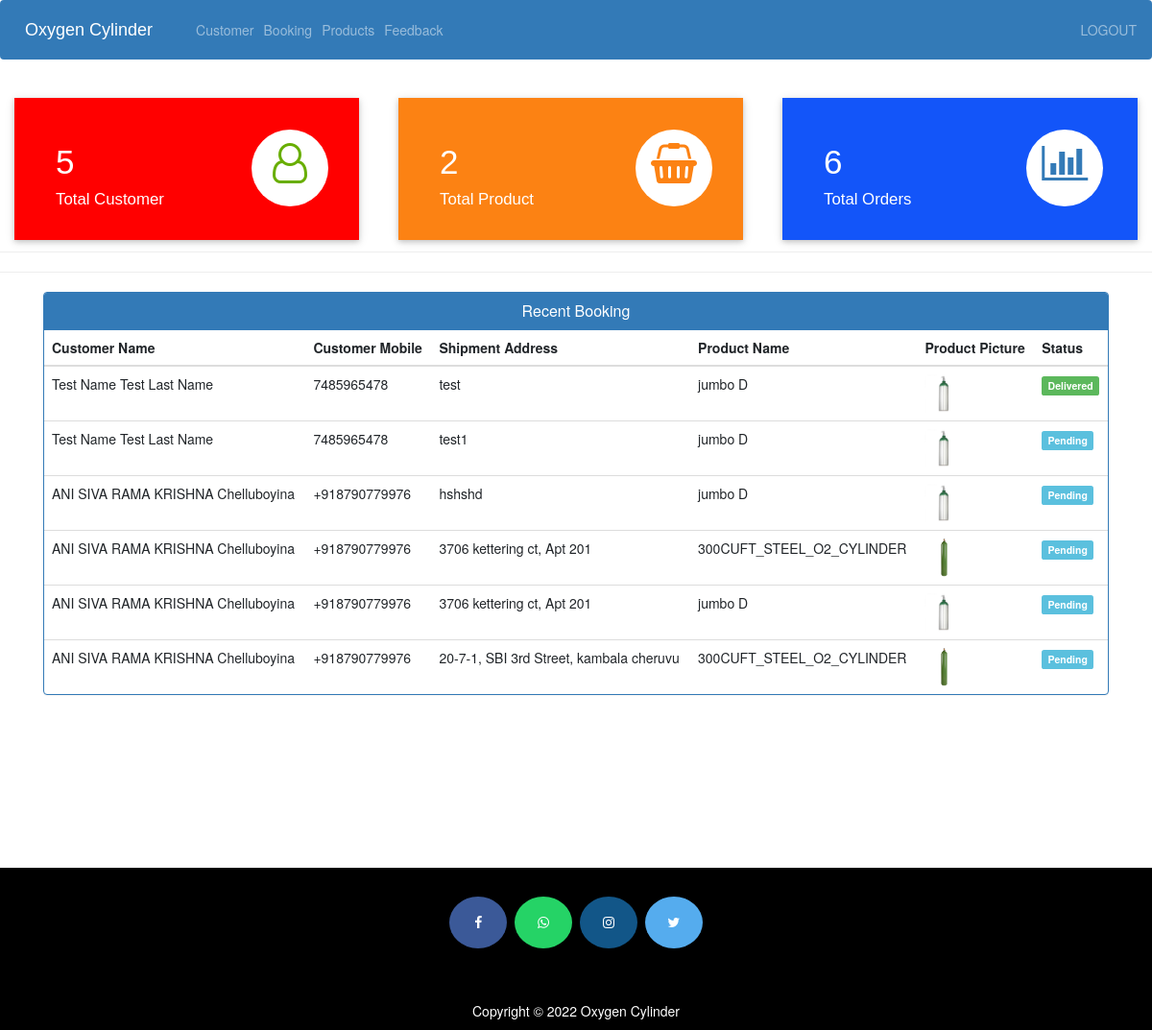
/admin-dashboard (signed in), run on the app's committed database.
### ecom/models.py (models this page shows, shortened)
class Customer(models.Model):
    user=models.OneToOneField(User,on_delete=models.CASCADE)
    profile_pic= models.ImageField(upload_to='profile_pic/CustomerProfilePic/',null=True,blank=True,default="")
    address = models.CharField(max_length=40)
    mobile = models.CharField(max_length=20,null=False)
    @property
    def get_name(self):
        return self.user.first_name+" "+self.user.last_name

class Orders(models.Model):
    STATUS =(
        ('Pending','Pending'),
        ('Order Confirmed','Order Confirmed'),
        ('Out for Delivery','Out for Delivery'),
        ('Delivered','Delivered'),
    )
    customer=models.ForeignKey('Customer', on_delete=models.CASCADE,null=True)
    product=models.ForeignKey('Product',on_delete=models.CASCADE,null=True)
    email = models.CharField(max_length=50,null=True)
    address = models.CharField(max_length=500,null=True)
    mobile = models.CharField(max_length=20,null=True)
    order_date= models.DateField(auto_now_add=True,null=True)
    status=models.CharField(max_length=50,null=True,choices=STATUS)

class Product(models.Model):
    name=models.CharField(max_length=40)
    product_image= models.ImageField(upload_to='product_image/',null=True,blank=True)
    price = models.PositiveIntegerField()
    description=models.CharField(max_length=40)

### ecom/views.py (the view)
# urls.py: path('admin-dashboard', views.admin_dashboard_view,name='admin-dashboard'),
@login_required(login_url='adminlogin')
def admin_dashboard_view(request):
    customercount=models.Customer.objects.all().count()
    productcount=models.Product.objects.all().count()
    ordercount=models.Orders.objects.all().count()
    orders=models.Orders.objects.all()
    ordered_products=[]
    ordered_bys=[]
    for order in orders:
        ordered_product=models.Product.objects.all().filter(id=order.product.id)
        ordered_by=models.Customer.objects.all().filter(id = order.customer.id)
        ordered_products.append(ordered_product)
        ordered_bys.append(ordered_by)
    mydict={
    'customercount':customercount,
    'productcount':productcount,
    'ordercount':ordercount,
    'data':zip(ordered_products,ordered_bys,orders),
    }
    return render(request,'ecom/admin_dashboard.html',context=mydict)

### templates/ecom/admin_dashboard.html
{% extends 'ecom/admin_base.html' %}
{% load static %}
{% block content %}
<br>
{%include 'ecom/admin_dashboard_cards.html'%}
<br><br><br><br><br>
<hr><hr>
<div class="container" >
    <div class="panel panel-primary" >
      <div class="panel-heading" style="text-align:center;">
        <h6 class="panel-title">Recent Booking</h6>
      </div>
      <table class="table table-hover" id="dev-table">
        <thead>
          <tr>
            <th>Customer Name</th>
            <th>Customer Mobile</th>
            <th>Shipment Address</th>
            <th>Product Name</th>
            <th>Product Picture</th>
            <th>Status</th>
          </tr>
        </thead>
        {% for product,customer,order in data %}
        <tr>
          {% for c in customer %}
          <td> {{c.get_name}}</td>
          <td>{{c.mobile}}</td>
          <td>{{order.address}}</td>
          {% endfor %}
          {% for p in product %}
          <td> {{p.name}}</td>
          <td> <img src="{% static p.product_image.url %}" alt="Profile Pic" height="40px" width="40px" /></td>
          {% if order.status == 'Pending'%}
          <td> <span class="label label-info">{{order.status}}</span></td>
          {% elif order.status == 'Delivered' %}
          <td> <span class="label label-success">{{order.status}}</span></td>
          {% elif order.status == 'Out for Delivery' %}
          <td> <span class="label label-warning">{{order.status}}</span></td>
          {%else%}
            <td> <span class="label label-primary">{{order.status}}</span></td>
          {%endif%}
          {% endfor %}
        </tr>
        {% endfor %}
      </table>
  </div>
</div>
{% endblock content %}

### data on the page
Orders: address "test", status "Delivered"
Customer: get_name "Test Name Test Last Name", mobile "7485965478"
Product: name "jumbo D", product_image (picture)
Orders: address "test1", status "Pending"
Orders: address "hshshd", status "Pending"
Customer: get_name "ANI SIVA RAMA KRISHNA Chelluboyina", mobile "+918790779976"
Orders: address "3706 kettering ct, Apt 201", status "Pending"
Product: name "300CUFT_STEEL_O2_CYLINDER", product_image (picture)
Orders: address "3706 kettering ct, Apt 201", status "Pending"
Orders: address "20-7-1, SBI 3rd Street, kambala cheruvu", status "Pending"

### other printed values
{{ customercount }} "5"
{{ productcount }} "2"
{{ ordercount }} "6"
